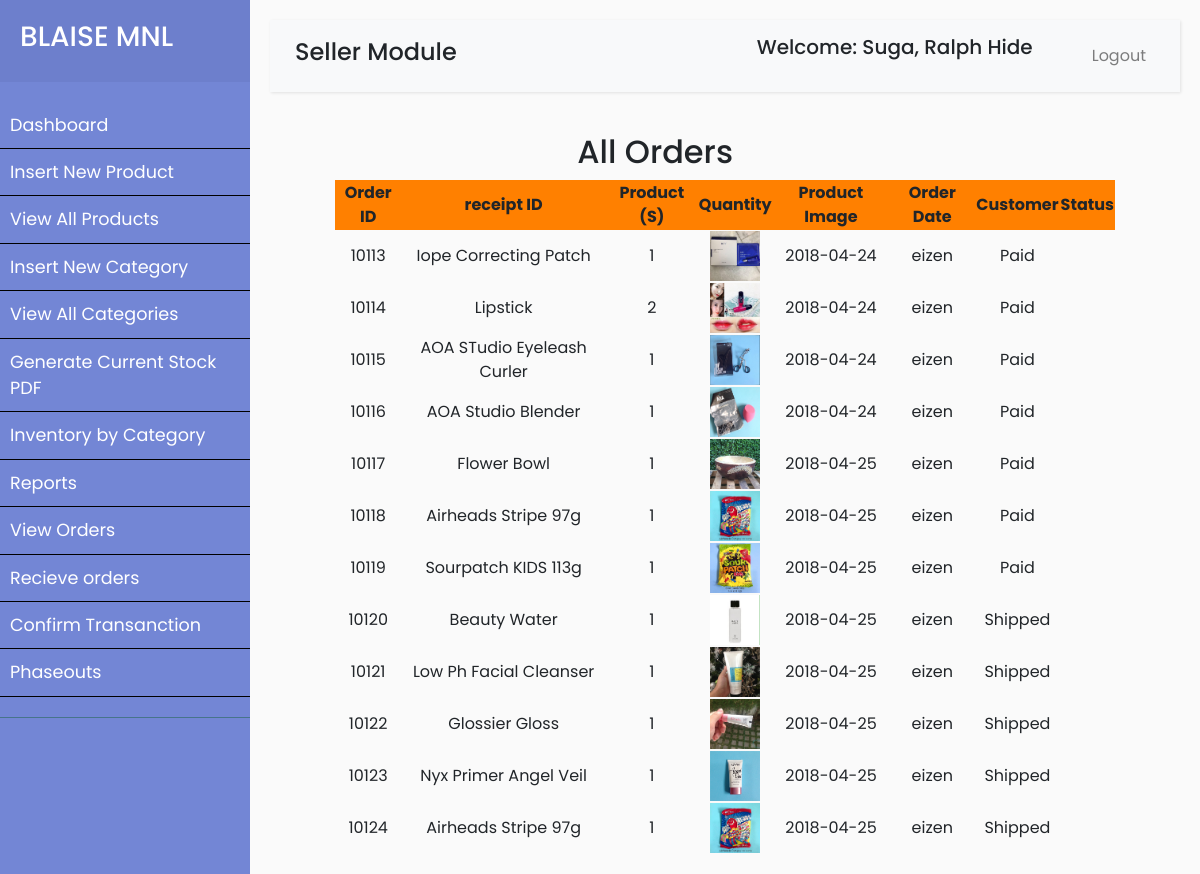
Screenshot of /sellerpage/index.php?view_orders (signed in) with the database file from the repository.
### tables this page shows
CREATE TABLE `orders` (
  `orderid` int(255) NOT NULL,
  `qty` varchar(255) NOT NULL,
  `receipt_id` int(11) NOT NULL,
  `pro_id` varchar(255) NOT NULL,
  `order_date` varchar(255) NOT NULL,
  `status` varchar(255) NOT NULL,
  `customer` varchar(123) NOT NULL,
  `recieved_by` varchar(123) NOT NULL,
  `customer_contact` int(11) NOT NULL,
  `customer_address` varchar(256) NOT NULL,
  `date_paid` varchar(213) NOT NULL
);

CREATE TABLE `products` (
  `prod_id` int(100) NOT NULL,
  `prod_title` text NOT NULL,
  `prod_cat` text NOT NULL,
  `prod_brand` int(11) NOT NULL,
  `prod_qty` int(100) NOT NULL,
  `prod_price` decimal(65,2) NOT NULL,
  `prod_image` text NOT NULL,
  `dateentered` varchar(123) NOT NULL,
  `prod_desc` varchar(255) NOT NULL
);

### sellerpage/view_orders.php (the view, shortened to what this page needs)
<?php
if(!isset($_SESSION['user_email'])){
	echo "<script>window.open('login.php?not_admin=You are not an Admin!','_self')</script>";
}
else {
?>
<table width="780" align="center">
	<tr align="center">
		<td colspan="6"><h2>All Orders</h2></td>
	</tr>
	<tr align="center" bgcolor="#ff8000" style="text-align:center;">
		<th>Order ID</th>
		<th>receipt ID</th>
		<th>Product (S)</th>
		<th>Quantity</th>
		<th>Product Image</th>
		<th>Order Date</th>
		<th>Customer</th>
		<th>Status</th>
	</tr>
	<?php
	include("includes/db.php");
	$get_order = "select * from orders";
	$run_order = mysqli_query($con, $get_order);
	while ($row_pro=mysqli_fetch_array($run_order)){
	$order_id = $row_pro['orderid'];
		$qty = $row_pro['qty'];
		$pro_id = $row_pro['pro_id'];
		$order_date = $row_pro['order_date'];
		$cust = $row_pro['customer'];
		$status = $row_pro['status'];
		$get_pro = "select * from products where prod_id='$pro_id'";
		$run_pro = mysqli_query($con, $get_pro);
		$row_pro=mysqli_fetch_array($run_pro);
		$pro_image = $row_pro['prod_image'];
		$pro_title = $row_pro['prod_title'];
?>
	<tr align="center" style="text-align:center;">
			<td><?php echo $order_id;?></td>
		<td><?php echo $pro_title;?></td>
			<td><?php echo $qty;?></td>
		<td><img src="../admin_area/product_images/<?php echo $pro_image;?>" width="50" height="50" />
		</td>
		<td><?php echo $order_date;?></td>
		<td><?php echo $cust;?></td>
		<td><?php echo $status;?></td>
	</tr>
	<?php
	}
	?>
</table>
<?php } ?>

### sellerpage/css/style.css (style rules this page uses)
body { font-family: 'Poppins', sans-serif; background: #fafafa; }

### rows the page displays
orders: orderid "10113", products.prod_title "Iope Correcting Patch", qty "1", products.prod_image (picture), order_date "2018-04-24", customer "eizen", status "Paid"
orders: orderid "10114", products.prod_title "Lipstick", qty "2", products.prod_image (picture), order_date "2018-04-24", customer "eizen", status "Paid"
orders: orderid "10115", products.prod_title "AOA STudio Eyeleash Curler", qty "1", products.prod_image (picture), order_date "2018-04-24", customer "eizen", status "Paid"
orders: orderid "10116", products.prod_title "AOA Studio Blender", qty "1", products.prod_image (picture), order_date "2018-04-24", customer "eizen", status "Paid"
orders: orderid "10117", products.prod_title "Flower Bowl", qty "1", products.prod_image (picture), order_date "2018-04-25", customer "eizen", status "Paid"
orders: orderid "10118", products.prod_title "Airheads Stripe 97g", qty "1", products.prod_image (picture), order_date "2018-04-25", customer "eizen", status "Paid"
orders: orderid "10119", products.prod_title "Sourpatch KIDS 113g", qty "1", products.prod_image (picture), order_date "2018-04-25", customer "eizen", status "Paid"
orders: orderid "10120", products.prod_title "Beauty Water", qty "1", products.prod_image (picture), order_date "2018-04-25", customer "eizen", status "Shipped"
orders: orderid "10121", products.prod_title "Low Ph Facial Cleanser", qty "1", products.prod_image (picture), order_date "2018-04-25", customer "eizen", status "Shipped"
orders: orderid "10122", products.prod_title "Glossier Gloss", qty "1", products.prod_image (picture), order_date "2018-04-25", customer "eizen", status "Shipped"
orders: orderid "10123", products.prod_title "Nyx Primer Angel Veil", qty "1", products.prod_image (picture), order_date "2018-04-25", customer "eizen", status "Shipped"
orders: orderid "10124", products.prod_title "Airheads Stripe 97g", qty "1", products.prod_image (picture), order_date "2018-04-25", customer "eizen", status "Shipped"
